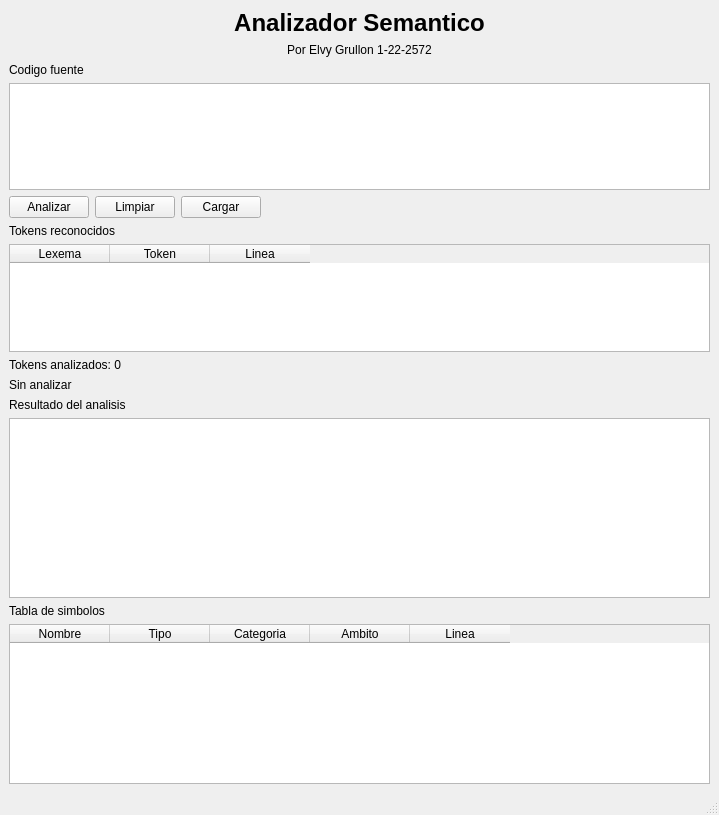
<?xml version="1.0" encoding="UTF-8"?>
<ui version="4.0">
 <class>MainWindow</class>
 <widget class="QMainWindow" name="MainWindow">
  <property name="geometry"><rect><x>0</x><y>0</y><width>719</width><height>815</height></rect></property>
  <property name="windowTitle"><string>Analizador Semantico</string></property>
  <widget class="QWidget" name="centralwidget">
   <layout class="QVBoxLayout" name="verticalLayout">
    <item><widget class="QLabel" name="label"><property name="font"><font><pointsize>18</pointsize><bold>true</bold></font></property><property name="text"><string>Analizador Semantico</string></property><property name="alignment"><set>Qt::AlignmentFlag::AlignCenter</set></property></widget></item>
    <item><widget class="QLabel" name="label_2"><property name="text"><string>Por Elvy Grullon 1-22-2572</string></property><property name="alignment"><set>Qt::AlignmentFlag::AlignCenter</set></property></widget></item>
    <item><widget class="QLabel" name="label_3"><property name="text"><string>Codigo fuente</string></property></widget></item>
    <item><widget class="QTextEdit" name="editorCodigo"/></item>
    <item><layout class="QHBoxLayout" name="horizontalLayout"><item><widget class="QPushButton" name="botonAnalizar"><property name="text"><string>Analizar</string></property></widget></item><item><widget class="QPushButton" name="botonLimpiar"><property name="text"><string>Limpiar</string></property></widget></item><item><widget class="QPushButton" name="botonEjemplo"><property name="text"><string>Cargar</string></property></widget></item><item><spacer name="horizontalSpacer"><property name="orientation"><enum>Qt::Orientation::Horizontal</enum></property><property name="sizeHint" stdset="0"><size><width>40</width><height>20</height></size></property></spacer></item></layout></item>
    <item><widget class="QLabel" name="label_4"><property name="text"><string>Tokens reconocidos</string></property></widget></item>
    <item><widget class="QTableWidget" name="tablaTokens"><column><property name="text"><string>Lexema</string></property></column><column><property name="text"><string>Token</string></property></column><column><property name="text"><string>Linea</string></property></column></widget></item>
    <item><widget class="QLabel" name="labelResumen"><property name="text"><string>Tokens analizados: 0</string></property></widget></item>
    <item><widget class="QLabel" name="labelEstado"><property name="text"><string>Sin analizar</string></property></widget></item>
    <item><widget class="QLabel" name="label_5"><property name="text"><string>Resultado del analisis</string></property></widget></item>
    <item><widget class="QPlainTextEdit" name="resultadoSintactico"><property name="readOnly"><bool>true</bool></property><property name="minimumSize"><size><width>0</width><height>180</height></size></property></widget></item>
    <item><widget class="QLabel" name="label_6"><property name="text"><string>Tabla de simbolos</string></property></widget></item>
    <item><widget class="QTableWidget" name="tablaSimbolos"><property name="minimumSize"><size><width>0</width><height>160</height></size></property><column><property name="text"><string>Nombre</string></property></column><column><property name="text"><string>Tipo</string></property></column><column><property name="text"><string>Categoria</string></property></column><column><property name="text"><string>Ambito</string></property></column><column><property name="text"><string>Linea</string></property></column></widget></item>
   </layout>
  </widget>
  <widget class="QMenuBar" name="menubar"/><widget class="QStatusBar" name="statusbar"/>
 </widget>
 <resources/><connections/>
</ui>
